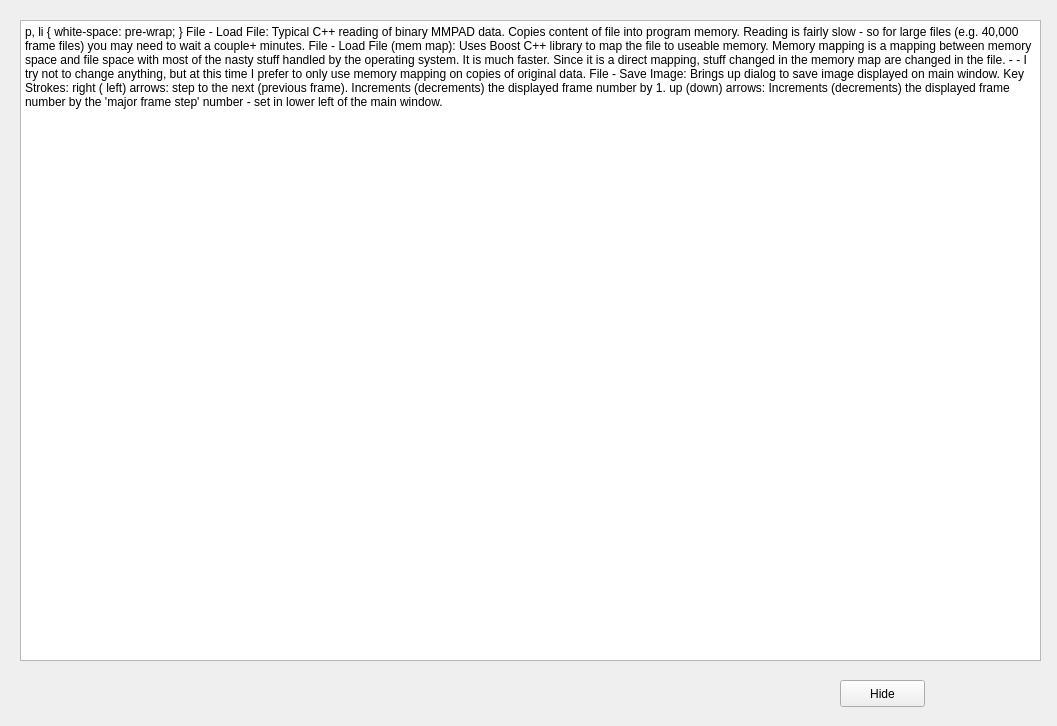
<?xml version="1.0" encoding="UTF-8"?>
<ui version="4.0">
 <class>helpExplanations</class>
 <widget class="QWidget" name="helpExplanations">
  <property name="geometry">
   <rect>
    <x>0</x>
    <y>0</y>
    <width>1057</width>
    <height>726</height>
   </rect>
  </property>
  <property name="windowTitle">
   <string>Form</string>
  </property>
  <widget class="QTextBrowser" name="textBrowser">
   <property name="geometry">
    <rect>
     <x>20</x>
     <y>20</y>
     <width>1021</width>
     <height>641</height>
    </rect>
   </property>
   <property name="html">
    <string>&lt;!DOCTYPE HTML PUBLIC &quot;-//W3C//DTD HTML 4.0//EN&quot; &quot;http://www.w3.org/TR/REC-html40/strict.dtd&quot;&gt;
&lt;html&gt;&lt;head&gt;&lt;meta name=&quot;qrichtext&quot; content=&quot;1&quot; /&gt;&lt;style type=&quot;text/css&quot;&gt;
p, li { white-space: pre-wrap; }
&lt;/style&gt;&lt;/head&gt;&lt;body style=&quot; font-family:'Sans'; font-size:10pt; font-weight:400; font-style:normal;&quot;&gt;
&lt;p style=&quot; margin-top:0px; margin-bottom:0px; margin-left:0px; margin-right:0px; -qt-block-indent:0; text-indent:0px;&quot;&gt;&lt;span style=&quot; font-weight:600;&quot;&gt;File -&amp;gt; Load File:&lt;/span&gt;&lt;/p&gt;
&lt;p style=&quot; margin-top:0px; margin-bottom:0px; margin-left:0px; margin-right:0px; -qt-block-indent:0; text-indent:0px;&quot;&gt;	Typical C++ reading of binary MMPAD data.  Copies content of file into program memory.  Reading is fairly slow - so for large files (e.g. 40,000 frame files) you may need to wait a couple+ minutes.&lt;/p&gt;
&lt;p style=&quot;-qt-paragraph-type:empty; margin-top:0px; margin-bottom:0px; margin-left:0px; margin-right:0px; -qt-block-indent:0; text-indent:0px;&quot;&gt;&lt;br /&gt;&lt;/p&gt;
&lt;p style=&quot; margin-top:0px; margin-bottom:0px; margin-left:0px; margin-right:0px; -qt-block-indent:0; text-indent:0px;&quot;&gt;&lt;span style=&quot; font-weight:600;&quot;&gt;File -&amp;gt; Load File (mem map):&lt;/span&gt;&lt;/p&gt;
&lt;p style=&quot; margin-top:0px; margin-bottom:0px; margin-left:0px; margin-right:0px; -qt-block-indent:0; text-indent:0px;&quot;&gt;	Uses Boost C++ library to map the file to useable memory. Memory mapping is a mapping between memory space and file space with most of the nasty stuff handled by the operating system.  It is much faster.  Since it is a direct mapping, stuff changed in the memory map are changed in the file. - - I try not to change anything, but at this time I prefer to only use memory mapping on copies of original data.&lt;/p&gt;
&lt;p style=&quot;-qt-paragraph-type:empty; margin-top:0px; margin-bottom:0px; margin-left:0px; margin-right:0px; -qt-block-indent:0; text-indent:0px;&quot;&gt;&lt;br /&gt;&lt;/p&gt;
&lt;p style=&quot; margin-top:0px; margin-bottom:0px; margin-left:0px; margin-right:0px; -qt-block-indent:0; text-indent:0px;&quot;&gt;&lt;span style=&quot; font-weight:600;&quot;&gt;File -&amp;gt; Save Image:&lt;/span&gt;&lt;/p&gt;
&lt;p style=&quot; margin-top:0px; margin-bottom:0px; margin-left:0px; margin-right:0px; -qt-block-indent:0; text-indent:0px;&quot;&gt;	Brings up dialog to save image displayed on main window.&lt;/p&gt;
&lt;p style=&quot;-qt-paragraph-type:empty; margin-top:0px; margin-bottom:0px; margin-left:0px; margin-right:0px; -qt-block-indent:0; text-indent:0px;&quot;&gt;&lt;br /&gt;&lt;/p&gt;
&lt;p style=&quot;-qt-paragraph-type:empty; margin-top:0px; margin-bottom:0px; margin-left:0px; margin-right:0px; -qt-block-indent:0; text-indent:0px;&quot;&gt;&lt;br /&gt;&lt;/p&gt;
&lt;p style=&quot; margin-top:0px; margin-bottom:0px; margin-left:0px; margin-right:0px; -qt-block-indent:0; text-indent:0px;&quot;&gt;&lt;span style=&quot; font-weight:600;&quot;&gt;Key Strokes:&lt;/span&gt;&lt;/p&gt;
&lt;p style=&quot;-qt-paragraph-type:empty; margin-top:0px; margin-bottom:0px; margin-left:0px; margin-right:0px; -qt-block-indent:0; text-indent:0px;&quot;&gt;&lt;br /&gt;&lt;/p&gt;
&lt;p style=&quot; margin-top:0px; margin-bottom:0px; margin-left:0px; margin-right:0px; -qt-block-indent:0; text-indent:0px;&quot;&gt;right ( left) arrows:  step to the next (previous frame).  Increments (decrements) the displayed frame number by 1.&lt;/p&gt;
&lt;p style=&quot;-qt-paragraph-type:empty; margin-top:0px; margin-bottom:0px; margin-left:0px; margin-right:0px; -qt-block-indent:0; text-indent:0px;&quot;&gt;&lt;br /&gt;&lt;/p&gt;
&lt;p style=&quot; margin-top:0px; margin-bottom:0px; margin-left:0px; margin-right:0px; -qt-block-indent:0; text-indent:0px;&quot;&gt;up (down) arrows: Increments (decrements) the displayed frame number by the 'major frame step' number - set in lower left of the main window.&lt;/p&gt;
&lt;p style=&quot;-qt-paragraph-type:empty; margin-top:0px; margin-bottom:0px; margin-left:0px; margin-right:0px; -qt-block-indent:0; text-indent:0px;&quot;&gt;&lt;br /&gt;&lt;/p&gt;
&lt;p style=&quot;-qt-paragraph-type:empty; margin-top:0px; margin-bottom:0px; margin-left:0px; margin-right:0px; -qt-block-indent:0; text-indent:0px;&quot;&gt;&lt;br /&gt;&lt;/p&gt;
&lt;p style=&quot;-qt-paragraph-type:empty; margin-top:0px; margin-bottom:0px; margin-left:0px; margin-right:0px; -qt-block-indent:0; text-indent:0px;&quot;&gt;&lt;br /&gt;&lt;/p&gt;&lt;/body&gt;&lt;/html&gt;</string>
   </property>
  </widget>
  <widget class="QPushButton" name="pushButton">
   <property name="geometry">
    <rect>
     <x>840</x>
     <y>680</y>
     <width>85</width>
     <height>27</height>
    </rect>
   </property>
   <property name="text">
    <string>Hide</string>
   </property>
  </widget>
 </widget>
 <resources/>
 <connections/>
</ui>
